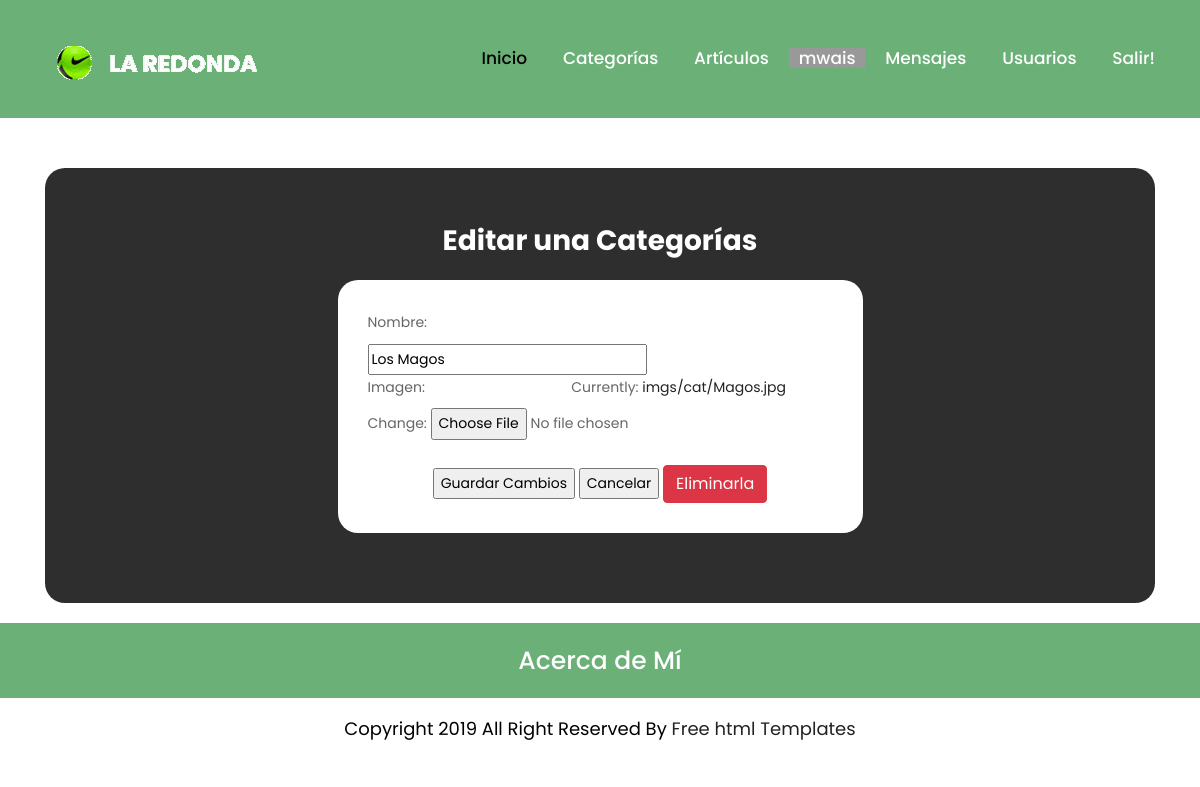
The page /AppCoder/Categorias/Editar/6 (signed in) on the database as committed earlier.
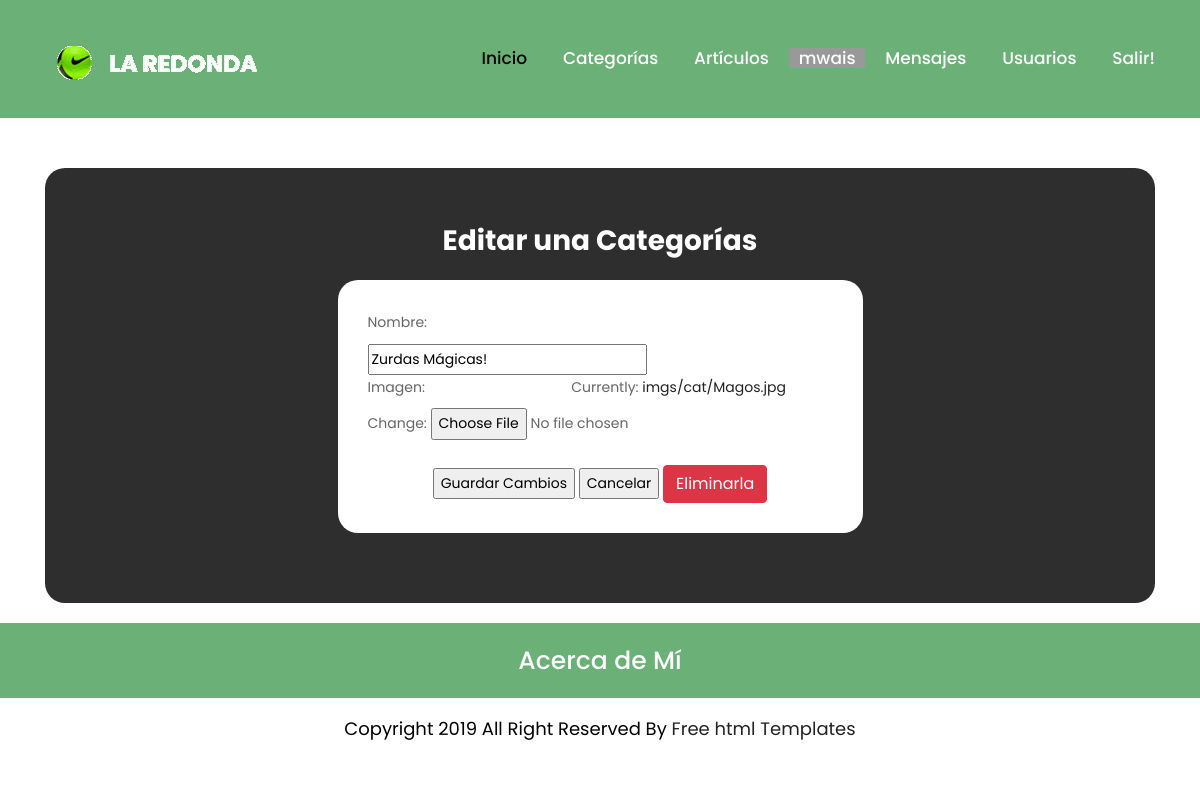
The same page on the database as committed later.
### AppCoder/models.py (models this page shows, shortened)
class Categorias(models.Model):
    nombre = models.CharField(max_length=40)
    imagen = models.ImageField(
            upload_to='imgs/cat/'
            , height_field=None
            , width_field=None
            , max_length=100
    )
    class Meta:
        verbose_name = "Categoría"
        verbose_name_plural = "Categorías"

### AppCoder/views.py (the view)
# urls.py: path("Categorias/Editar/<id>",          categoriaEditar,        name="CatEdi"),
@login_required()
def categoriaEditar(request, id):
    categorias=Categorias.objects.all()
    categoria = get_object_or_404(Categorias, id=id)
    if request.method=="POST":
        form= CategoriaForm(request.POST, request.FILES)
        if (not(request.FILES and request.FILES['imagen'])):
              request.FILES["imagen"] = categoria.imagen
        if form.is_valid():
                info=form.cleaned_data
                if (info["imagen"]!= '' and info["imagen"]!=categoria.imagen):
                        categoria.imagen.delete()
                categoria.nombre=info["nombre"]
                categoria.imagen=info["imagen"]
                categoria.save()
                form = form.full_clean()
                return render(request, "AppCoder/categorias.html" ,{"categorias":categorias, "form": form, "mensaje": "Categoría editada satisfactoriamente"})
        else:
                formulario= CategoriaForm(initial={"nombre":form.cleaned_data['nombre'], "descripcion":form.cleaned_data['descripcion']})
                return render(request, "AppCoder/categoriaEditar.html tipo.id", {"form": formulario, "categoria": categoria, "mensaje":"Algo falló. Intente Nuevamnte."})
    else:
        formulario= CategoriaForm(initial={"nombre":categoria.nombre, "imagen":categoria.imagen})
        return render(request, "AppCoder/categoriaEditar.html", {"form": formulario, "categoria": categoria})

### AppCoder/forms.py
class CategoriaForm(forms.Form):
    nombre = forms.CharField(max_length=40)
    imagen = forms.ImageField(max_length=100,allow_empty_file=False)

### AppCoder/templates/AppCoder/categoriaEditar.html (shortened to what this page needs)
{% extends "AppCoder/padre.html" %}
{% load static %}
{% block contenido_que_cambia %}
<h5 class='text-muted' id='resaltado'>{{ mensaje }}</h5>
<div id="contact" class="contact">
    <div class="container">
        <div class="row">
            <div class="col-md-12">
               <div class="titlepage">
                  <h3>Editar una Categorías</h3>
               </div>
            </div>
         </div>
       <div class="row">
          <div class="col-xl-6 col-lg-6 col-md-6 col-sm-12 offset-md-3">
             <div class="contact">
                <form action="{% url 'CatEdi' categoria.id %}" method="POST" enctype="multipart/form-data"> {% csrf_token %}
                   <div class="row">
                      <div class="col-sm-12">
                        {{ form.as_div }}
                      </div>
                      <div class="col-sm-12">
                        <br/>
                        <center>
                            <input type="submit" value="Guardar Cambios">
                            <input type="button" value="Cancelar" onclick="document.location='{% url 'Cat' %}';">
                            <a class="btn btn-danger" href="{% url  'CatEli' categoria.id  %}">Eliminarla</a>
                        </center>
                      </div>
                   </div>
                </form>
             </div>
          </div>
       </div>
    </div>
 </div>
{% endblock %}

Rows that differ between the two databases and show on the page:
changed Categorias: nombre "Los Magos" → "Zurdas Mágicas!"
